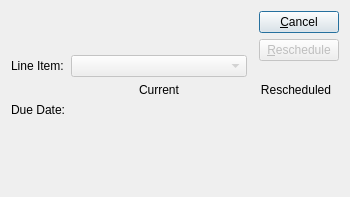
<?xml version="1.0" encoding="UTF-8"?>
<ui version="4.0">
 <comment>This file is part of the xTuple ERP: PostBooks Edition, a free and
open source Enterprise Resource Planning software suite,
Copyright (c) 1999-2011 by OpenMFG LLC, d/b/a xTuple.
It is licensed to you under the Common Public Attribution License
version 1.0, the full text of which (including xTuple-specific Exhibits)
is available at www.xtuple.com/CPAL.  By using this software, you agree
to be bound by its terms.</comment>
 <class>reschedulePoitem</class>
 <widget class="QDialog" name="reschedulePoitem">
  <property name="geometry">
   <rect>
    <x>0</x>
    <y>0</y>
    <width>350</width>
    <height>197</height>
   </rect>
  </property>
  <property name="windowTitle">
   <string>Reschedule Purchase Order Item</string>
  </property>
  <layout class="QGridLayout" name="gridLayout">
   <item row="0" column="0" colspan="3">
    <widget class="OrderCluster" name="_po">
     <property name="allowedStatuses">
      <set>OrderLineEdit::Open</set>
     </property>
     <property name="allowedTypes">
      <set>OrderLineEdit::Purchase</set>
     </property>
    </widget>
   </item>
   <item row="0" column="3" rowspan="2" colspan="2">
    <layout class="QVBoxLayout" name="verticalLayout">
     <item>
      <widget class="QPushButton" name="_close">
       <property name="text">
        <string>&amp;Cancel</string>
       </property>
      </widget>
     </item>
     <item>
      <widget class="QPushButton" name="_reschedule">
       <property name="enabled">
        <bool>false</bool>
       </property>
       <property name="text">
        <string>&amp;Reschedule</string>
       </property>
      </widget>
     </item>
     <item>
      <spacer name="Spacer293">
       <property name="orientation">
        <enum>Qt::Vertical</enum>
       </property>
       <property name="sizeType">
        <enum>QSizePolicy::Preferred</enum>
       </property>
       <property name="sizeHint" stdset="0">
        <size>
         <width>20</width>
         <height>16</height>
        </size>
       </property>
      </spacer>
     </item>
    </layout>
   </item>
   <item row="1" column="0">
    <widget class="QLabel" name="_poitemLit">
     <property name="text">
      <string>Line Item:</string>
     </property>
    </widget>
   </item>
   <item row="1" column="1">
    <widget class="XComboBox" name="_poitem">
     <property name="enabled">
      <bool>false</bool>
     </property>
     <property name="sizePolicy">
      <sizepolicy hsizetype="Expanding" vsizetype="Fixed">
       <horstretch>0</horstretch>
       <verstretch>0</verstretch>
      </sizepolicy>
     </property>
    </widget>
   </item>
   <item row="2" column="1">
    <widget class="QLabel" name="_currentLit">
     <property name="text">
      <string>Current</string>
     </property>
     <property name="alignment">
      <set>Qt::AlignCenter</set>
     </property>
    </widget>
   </item>
   <item row="2" column="2" colspan="3">
    <widget class="QLabel" name="_rescheduledLit">
     <property name="text">
      <string>Rescheduled</string>
     </property>
     <property name="alignment">
      <set>Qt::AlignCenter</set>
     </property>
    </widget>
   </item>
   <item row="3" column="0">
    <widget class="QLabel" name="_dueDateLit">
     <property name="text">
      <string>Due Date:</string>
     </property>
     <property name="alignment">
      <set>Qt::AlignRight|Qt::AlignTrailing|Qt::AlignVCenter</set>
     </property>
    </widget>
   </item>
   <item row="3" column="1">
    <widget class="DLineEdit" name="_current">
     <property name="enabled">
      <bool>false</bool>
     </property>
    </widget>
   </item>
   <item row="3" column="2" colspan="3">
    <widget class="DLineEdit" name="_new"/>
   </item>
   <item row="4" column="0">
    <spacer name="Spacer295">
     <property name="orientation">
      <enum>Qt::Vertical</enum>
     </property>
     <property name="sizeType">
      <enum>QSizePolicy::Expanding</enum>
     </property>
     <property name="sizeHint" stdset="0">
      <size>
       <width>20</width>
       <height>0</height>
      </size>
     </property>
    </spacer>
   </item>
  </layout>
 </widget>
 <layoutdefault spacing="6" margin="11"/>
 <pixmapfunction>qPixmapFromMimeSource</pixmapfunction>
 <customwidgets>
  <customwidget>
   <class>DLineEdit</class>
   <extends>QWidget</extends>
   <header>datecluster.h</header>
  </customwidget>
  <customwidget>
   <class>OrderCluster</class>
   <extends>QWidget</extends>
   <header>ordercluster.h</header>
  </customwidget>
  <customwidget>
   <class>XComboBox</class>
   <extends>QComboBox</extends>
   <header>xcombobox.h</header>
  </customwidget>
 </customwidgets>
 <tabstops>
  <tabstop>_new</tabstop>
  <tabstop>_reschedule</tabstop>
  <tabstop>_close</tabstop>
 </tabstops>
 <includes>
  <include location="global">parameter.h</include>
 </includes>
 <resources/>
 <connections>
  <connection>
   <sender>_close</sender>
   <signal>clicked()</signal>
   <receiver>reschedulePoitem</receiver>
   <slot>reject()</slot>
   <hints>
    <hint type="sourcelabel">
     <x>20</x>
     <y>20</y>
    </hint>
    <hint type="destinationlabel">
     <x>20</x>
     <y>20</y>
    </hint>
   </hints>
  </connection>
  <connection>
   <sender>_po</sender>
   <signal>valid(bool)</signal>
   <receiver>_poitem</receiver>
   <slot>setEnabled(bool)</slot>
   <hints>
    <hint type="sourcelabel">
     <x>20</x>
     <y>20</y>
    </hint>
    <hint type="destinationlabel">
     <x>20</x>
     <y>20</y>
    </hint>
   </hints>
  </connection>
  <connection>
   <sender>_poitem</sender>
   <signal>valid(bool)</signal>
   <receiver>_reschedule</receiver>
   <slot>setEnabled(bool)</slot>
   <hints>
    <hint type="sourcelabel">
     <x>20</x>
     <y>20</y>
    </hint>
    <hint type="destinationlabel">
     <x>20</x>
     <y>20</y>
    </hint>
   </hints>
  </connection>
 </connections>
</ui>
